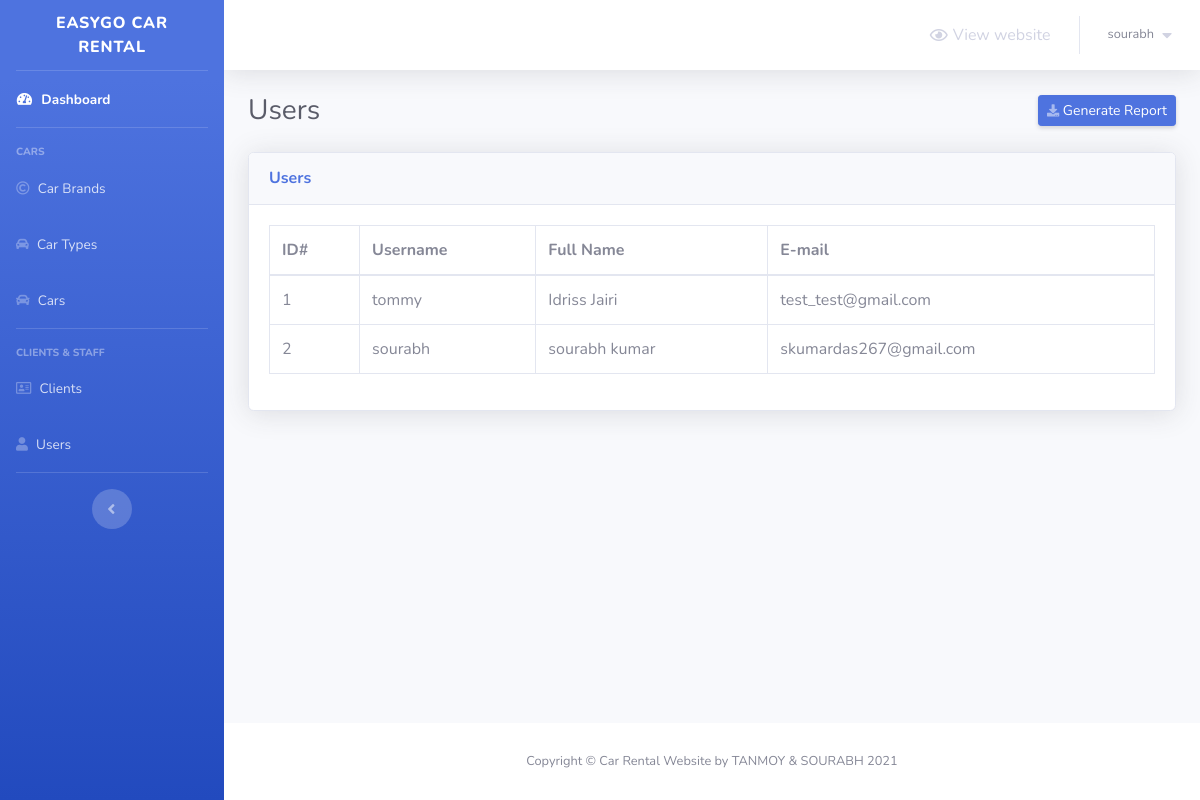
Screenshot of /admin/users.php (signed in) with the database file from the repository.
### tables this page shows
CREATE TABLE `users` (
  `user_id` int(5) NOT NULL,
  `username` varchar(20) NOT NULL,
  `user_email` varchar(50) NOT NULL,
  `full_name` varchar(50) NOT NULL,
  `password` varchar(100) NOT NULL,
  `group_id` tinyint(1) NOT NULL DEFAULT 1
);

### admin/users.php (the view, shortened to what this page needs)
<?php
    include 'connect.php';
    include 'Includes/templates/header.php';
    if(isset($_SESSION['username_easygo_car_rental']) && isset($_SESSION['password_easygo_car_rental']))
    {
?>
        <div class="container-fluid">
            <div class="d-sm-flex align-items-center justify-content-between mb-4">
                <h1 class="h3 mb-0 text-gray-800">Users</h1>
                <a href="#" class="d-none d-sm-inline-block btn btn-sm btn-primary shadow-sm">
                    <i class="fas fa-download fa-sm text-white-50"></i>
                    Generate Report
                </a>
            </div>
            <?php
                $stmt = $con->prepare("SELECT * FROM users");
                $stmt->execute();
                $rows_users = $stmt->fetchAll();
            ?>
            <div class="card shadow mb-4">
                <div class="card-header py-3">
                    <h6 class="m-0 font-weight-bold text-primary">Users</h6>
                </div>
                <div class="card-body">
                    <div class="table-responsive">
                        <table class="table table-bordered">
                            <thead>
                                <tr>
                                    <th scope="col">ID#</th>
                                    <th scope="col">Username</th>
                                    <th scope="col">Full Name</th>
                                    <th scope="col">E-mail</th>
                                </tr>
                            </thead>
                            <tbody>
                                <?php
                                    foreach($rows_users as $user)
                                    {
                                        echo "<tr>";
                                            echo "<td>";
                                                echo $user['user_id'];
                                            echo "</td>";
                                            echo "<td>";
                                                echo $user['username'];
                                            echo "</td>";
                                            echo "<td>";
                                                echo $user['full_name'];
                                            echo "</td>";
                                            echo "<td>";
                                                echo $user['user_email'];
                                            echo "</td>";
                                        echo "</tr>";
                                    }
                                ?>
                            </tbody>
                        </table>
                    </div>
                </div>
            </div>
        </div>
<?php
        include 'Includes/templates/footer.php';
    }
    else
    {
        header('Location: index.php');
        exit();
    }
?>

### rows the page displays
users: user_id "1", username "tommy", full_name "Idriss Jairi", user_email "test_test@gmail.com"
users: user_id "2", username "sourabh", full_name "sourabh kumar", user_email "skumardas267@gmail.com"

### other values shown
$_SESSION['username_easygo_car_rental'] "sourabh"
